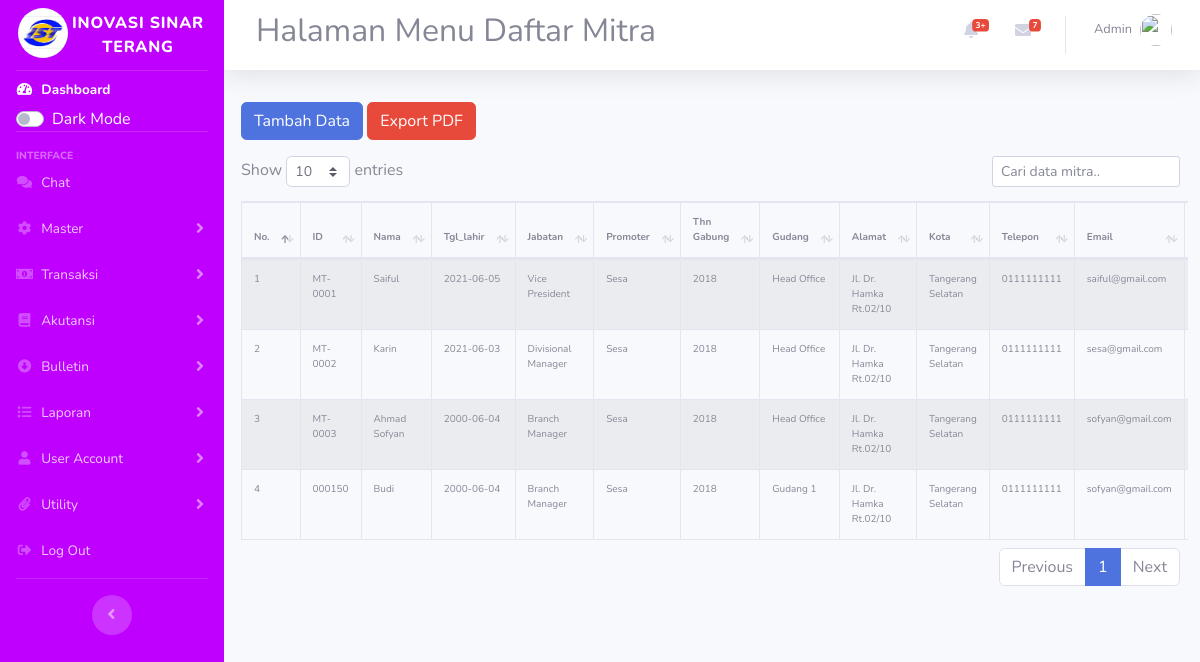
Screenshot of /index.php/daftar_mitra with the database file from the repository.
### tables this page shows
CREATE TABLE `daftar_mitra` (
  `id` int(11) NOT NULL,
  `kode` varchar(50) NOT NULL,
  `akun_simpanan` varchar(10) NOT NULL,
  `akun_override` varchar(10) NOT NULL,
  `name` varchar(50) NOT NULL,
  `tgl_lahir` varchar(50) NOT NULL,
  `jabatan` varchar(50) NOT NULL,
  `promoter` varchar(50) NOT NULL,
  `thn_gabung` varchar(50) NOT NULL,
  `gudang` varchar(50) NOT NULL,
  `alamat` varchar(50) NOT NULL,
  `kota` varchar(50) NOT NULL,
  `telepon` varchar(50) NOT NULL,
  `email` varchar(50) NOT NULL
);

### application/controllers/Daftar_mitra.php (called while the page is built, shortened)
<?php
class Daftar_mitra extends CI_Controller {
    public function __construct(){
        $this->load->model('M_daftar');
        $this->load->library('form_validation');
    }
    public function index(){
        $topik['judul'] = 'Halaman Menu Daftar Mitra';
        $data['daftarmitra'] = $this->M_daftar->tampil_data();
        $this->load->view('templates/header',$topik);
        $this->load->view('daftarmitra/index',$data);
        $this->load->view('templates/footer');
    }
}

### index.php (called while the page is built, shortened)
<?php
require_once BASEPATH.'core/CodeIgniter.php';

### application/models/M_daftar.php (called while the page is built, shortened)
<?php
class M_daftar extends CI_Model
{
    public function tampil_data(){
        return $this->db->get('daftar_mitra')->result_array();
    }
}

### application/views/daftarmitra/index.php (the view, shortened to what this page needs)
<div class="content-wrapper col-12">
<section class="content-header ml mt-2 auto">
<div style="margin-left:5px">
<div class="">
<a href="<?= base_url('daftar_mitra/tambah');?>" class="btn btn-primary mb-2 mt-2">Tambah Data</a>
<a href="<?= base_url('daftar/export');?>" class="btn btn-danger mb-2 mt-2">Export PDF</a>
<div class="table-responsive pt-2 pr-2">
<table id="mytable" class="table table-striped table-bordered table-hover table-full-width dataTable" cellspacing="0" width="" style="font-size: 10px;">
        <thead>
            <tr >
                <th>No.</th>
                <th>ID</th>
                <th>Nama</th>
                <th>Tgl_lahir</th>
                <th>Jabatan</th>
                <th>Promoter</th>
                <th>Thn Gabung</th>
                <th>Gudang</th>
                <th>Alamat</th>
                <th>Kota</th>
                <th>Telepon</th>
                <th>Email</th>
                <th>Aksi</th>
            </tr>
        </thead>
        <tbody>
            <?php $i=1;?>
            <?php foreach ($daftarmitra as $daf): ?>
            <tr>
                <td width="">
                    <?php echo $i;?>
                </td>
                <td>
                    <?php echo $daf['kode'] ?>
                </td>
                <td width="">
                    <?php echo $daf['name'] ?>
                </td>
                <td>
                    <?php echo $daf['tgl_lahir'] ?>
                </td>
                <td>
                    <?php echo $daf['jabatan'] ?>
                </td>
                <td>
                    <?php echo $daf['promoter'] ?>
                </td>
                <td>
                    <?php echo $daf['thn_gabung'] ?>
                </td>
                <td>
                    <?php echo $daf['gudang'] ?>
                </td>
                <td class="">
                    <?php echo $daf['alamat']?>
                </td>
                <td class="">
                    <?php echo $daf['kota']?>
                </td>
                <td class="">
                    <?php echo $daf['telepon']?>
                </td>
                <td class="">
                    <?php echo $daf['email']?>
                </td>
                <td>
                </td>
            </tr>
            <?php $i++;?>
            <?php endforeach; ?>
        </tbody>
    </table>
    </div>
</div>

### rows the page displays
daftar_mitra: kode "MT-0001", name "Saiful", tgl_lahir "2021-06-05", jabatan "Vice President", promoter "Sesa", thn_gabung "2018", gudang "Head Office", alamat "Jl. Dr. Hamka Rt.02/10", kota "Tangerang Selatan", telepon "0111111111", email "saiful@gmail.com"
daftar_mitra: kode "MT-0002", name "Karin", tgl_lahir "2021-06-03", jabatan "Divisional Manager", promoter "Sesa", thn_gabung "2018", gudang "Head Office", alamat "Jl. Dr. Hamka Rt.02/10", kota "Tangerang Selatan", telepon "0111111111", email "sesa@gmail.com"
daftar_mitra: kode "MT-0003", name "Ahmad Sofyan", tgl_lahir "2000-06-04", jabatan "Branch Manager", promoter "Sesa", thn_gabung "2018", gudang "Head Office", alamat "Jl. Dr. Hamka Rt.02/10", kota "Tangerang Selatan", telepon "0111111111", email "sofyan@gmail.com"
daftar_mitra: kode "000150", name "Budi", tgl_lahir "2000-06-04", jabatan "Branch Manager", promoter "Sesa", thn_gabung "2018", gudang "Gudang 1", alamat "Jl. Dr. Hamka Rt.02/10", kota "Tangerang Selatan", telepon "0111111111", email "sofyan@gmail.com"

### other values shown
$judul "Halaman Menu Daftar Mitra"
